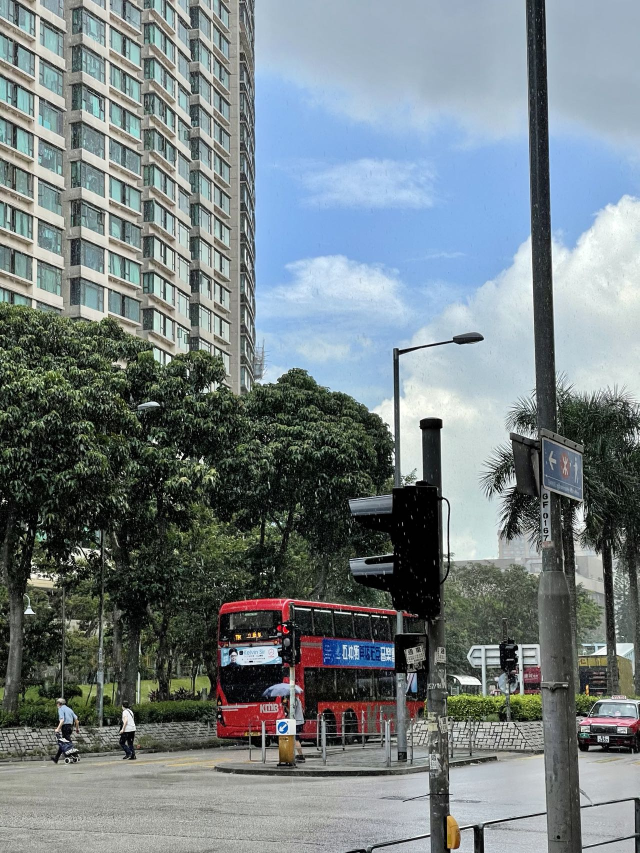
#> input picture 1.FilterBasicsAndEdgeDetection/data/rain.jpeg, 1279 x 1706 px (shown at 1/2 size)
$ python filter.py
#> lines starting #> are read from the running program, lines starting #| are printed output that depends on the picture
from PIL import Image  # pillow package
import numpy as np
from scipy import ndimage
import os


def read_img_as_array(file):
    '''read image and convert it to numpy array with dtype np.float64'''
#> called with file = '../data/rain.jpeg'
    img = Image.open(file)
#> img is the input picture: PIL image 1279x1706 RGB; mean R, G, B 116.8, 127.6, 130.6
    arr = np.asarray(img, dtype=np.float64)
    return arr


def save_array_as_img(arr, file):
    min, max = arr.min(), arr.max()
    if min < 0 or max > 255:  # make sure arr falls in [0,255]
        arr = (arr - min) / (max - min) * 255

    arr = arr.astype(np.uint8)
    img = Image.fromarray(arr)
    img.save(file)


def show_array_as_img(arr, rescale='minmax'):
    # make sure arr falls in [0,255]
    min, max = arr.min(), arr.max()
    if min < 0 or max > 255:
        arr = (arr - min) / (max - min) * 255

    arr = arr.astype(np.uint8)
    img = Image.fromarray(arr)
    img.show()


def rgb2gray(arr):
    R = arr[:, :, 0]  # red channel
    G = arr[:, :, 1]  # green channel
    B = arr[:, :, 2]  # blue channel
    gray = 0.2989 * R + 0.5870 * G + 0.1140 * B
    return gray


#########################################
## Please complete following functions ##
#########################################
def sharpen(img, sigma, alpha):
    '''Sharpen the image. 'sigma' is the standard deviation of Gaussian filter. 'alpha' controls how much details to add.'''
#> called with sigma = 1, alpha = 2
    # TODO: Please complete this function.
    # your code here
    arr = np.copy(img)
    r, g, b = arr[:, :, 0], arr[:, :, 1], arr[:, :, 2]
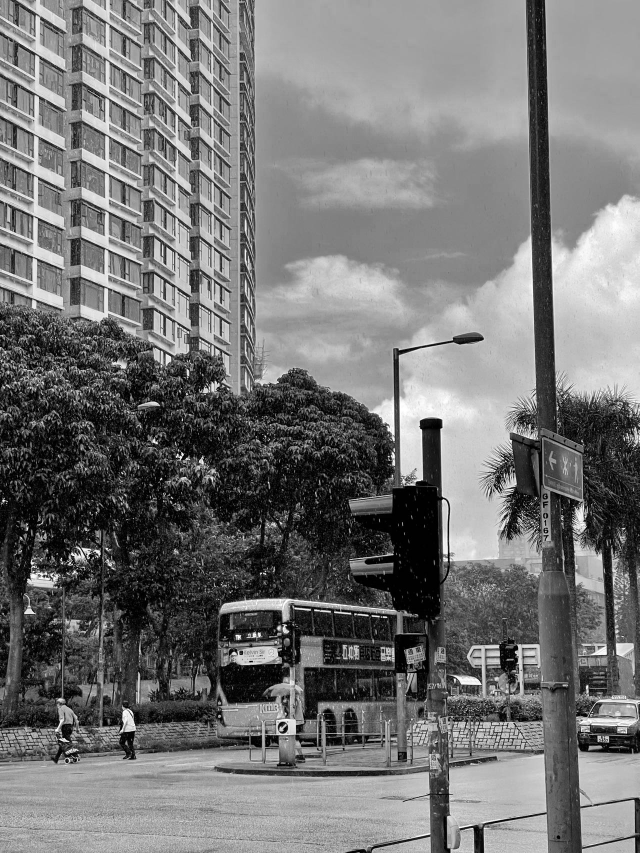
#> r: shape (1706, 1279) float64 (shown at 1/2 size); min 0, max 255, mean 116.8
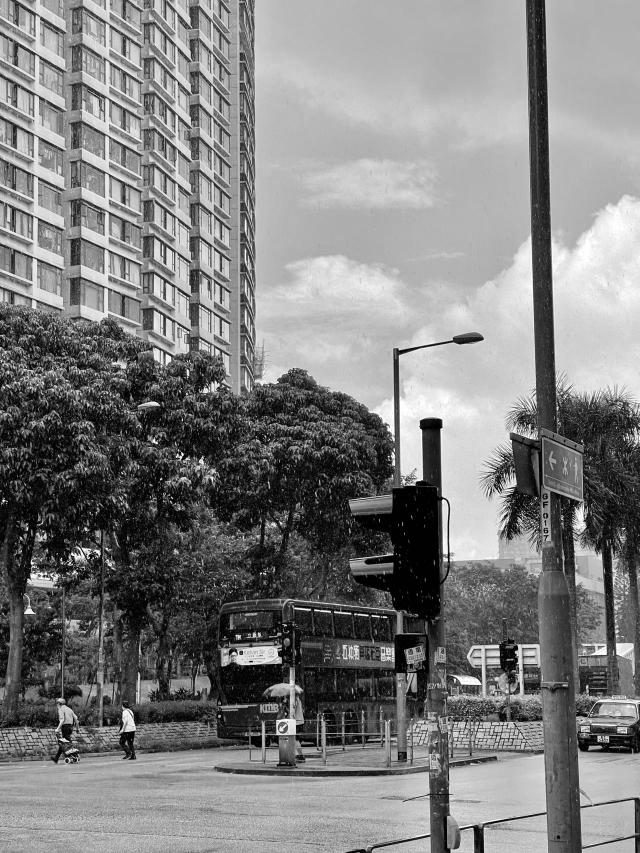
#> g: shape (1706, 1279) float64 (shown at 1/2 size); min 0, max 255, mean 127.6
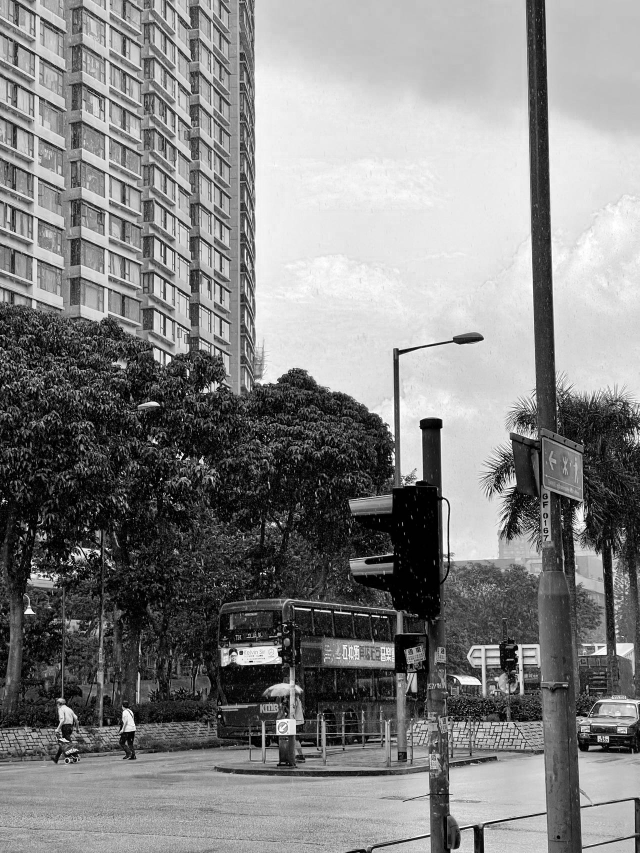
#> b: shape (1706, 1279) float64 (shown at 1/2 size); min 0, max 255, mean 130.6
    detail_r = r - ndimage.gaussian_filter(r, sigma)
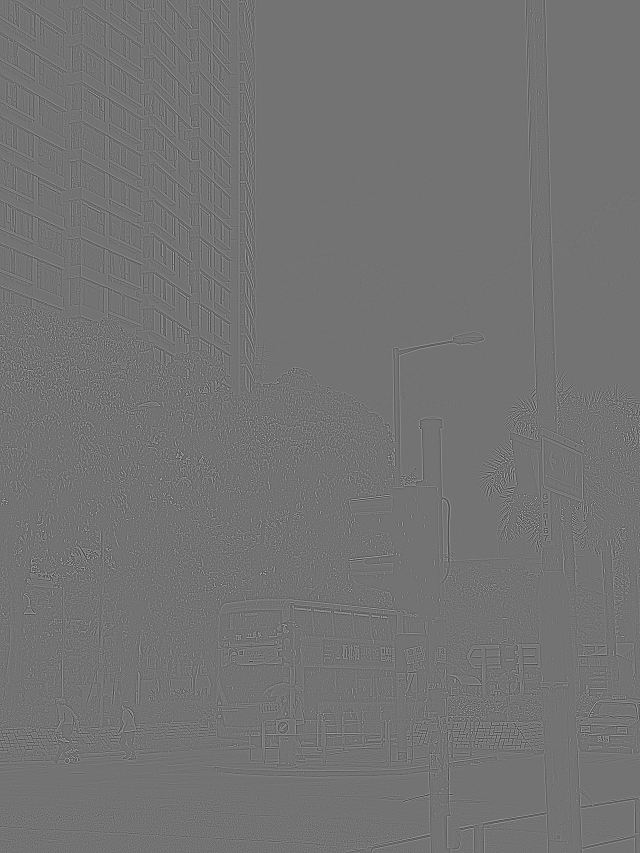
#> detail_r: shape (1706, 1279) float64 (shown at 1/2 size); min -123.2, max 149.2, mean 0; drawn with min black and max white
    detail_g = g - ndimage.gaussian_filter(g, sigma)
    detail_b = b - ndimage.gaussian_filter(b, sigma)
    arr[:, :, 0] = np.clip(img[:, :, 0] + alpha * detail_r, 0, 255).astype(np.uint8)
    arr[:, :, 1] = np.clip(img[:, :, 1] + alpha * detail_g, 0, 255).astype(np.uint8)
    arr[:, :, 2] = np.clip(img[:, :, 2] + alpha * detail_b, 0, 255).astype(np.uint8)

    return arr


def median_filter(img, s):
    '''Perform median filter of size s x s to image 'arr', and return the filtered image.'''
    # TODO: Please complete this function.
    # your code here
    r = img[:, :, 0]
    g = img[:, :, 1]
    b = img[:, :, 2]
    out_img = np.zeros(img.shape)
    for x in range(img.shape[0]):
        for y in range(img.shape[1]):
            kernel_r = r[x:x + s, y:y + s]
            kernel_g = g[x:x + s, y:y + s]
            kernel_b = b[x:x + s, y:y + s]
            k_med_r = np.median(kernel_r)
            k_med_g = np.median(kernel_g)
            k_med_b = np.median(kernel_b)
            out_img[x][y][0] = k_med_r
            out_img[x][y][1] = k_med_g
            out_img[x][y][2] = k_med_b
            print("done for pixel:", x, y)
    arr = out_img

    return arr


if __name__ == '__main__':
    input_path = '../data/rain.jpeg'
    save_path = '../data/'
    img = read_img_as_array(input_path)
    # show_array_as_img(img)
    # TODO: finish assignment Part I.\

    ######### Sharpenning #########
    str_save = "../data/1.1_sharpened.jpg"
    sharpen_img = sharpen(img, 1, 2)
    show_array_as_img(sharpen_img)
#> in show_array_as_img, `min, max = arr.min(), arr.max()`: min = 0; max = 255
    save_array_as_img(sharpen_img, str_save)
#> in save_array_as_img, `min, max = arr.min(), arr.max()`: min = 0; max = 255
    # [9 lines of commented-out code are left out]

$ run again, with 1.FilterBasicsAndEdgeDetection/data/road.jpeg copied over 1.FilterBasicsAndEdgeDetection/data/rain.jpeg
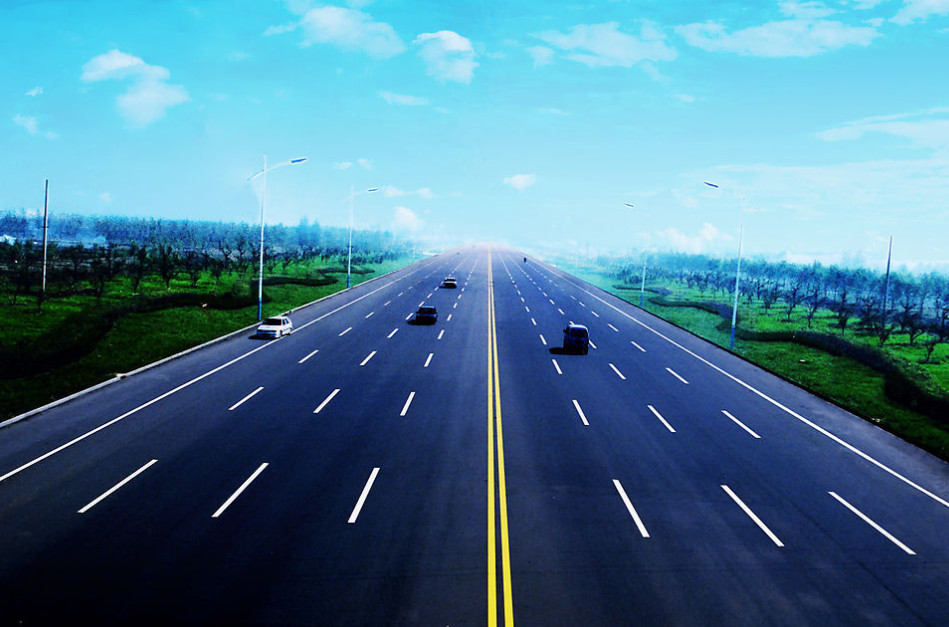
#> input picture 1.FilterBasicsAndEdgeDetection/data/road.jpeg, 949 x 627 px
#> in read_img_as_array, img is the input picture: PIL image 949x627 RGB; mean R, G, B 75.7, 122.5, 148
#> in sharpen, `r, g, b = arr[:, :, 0], arr[:, :, 1], arr[:, :, 2]`:
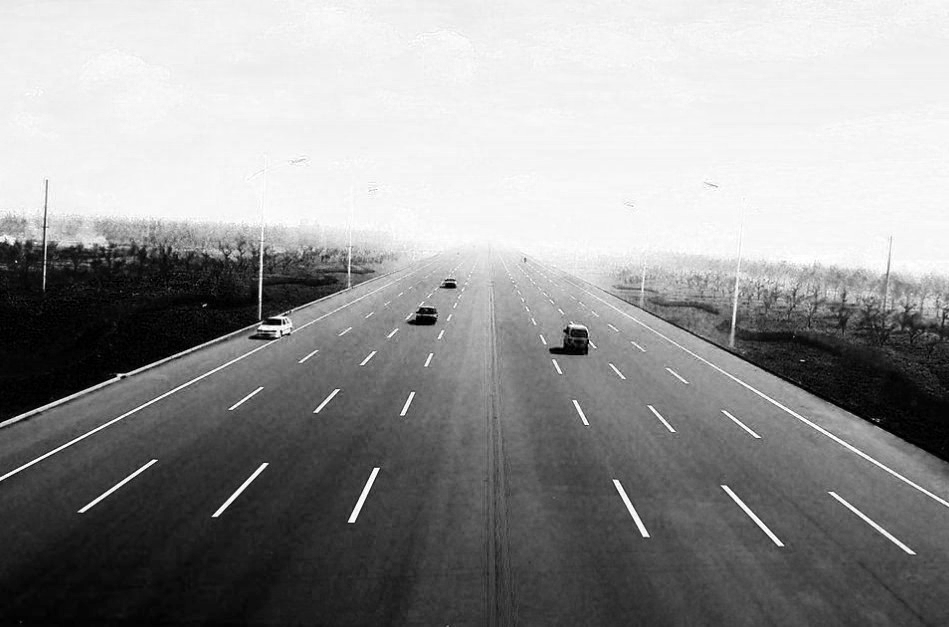
#> b: shape (627, 949) float64; min 0, max 255, mean 148
#> in sharpen, `detail_r = r - ndimage.gaussian_filter(r, sigma)`:
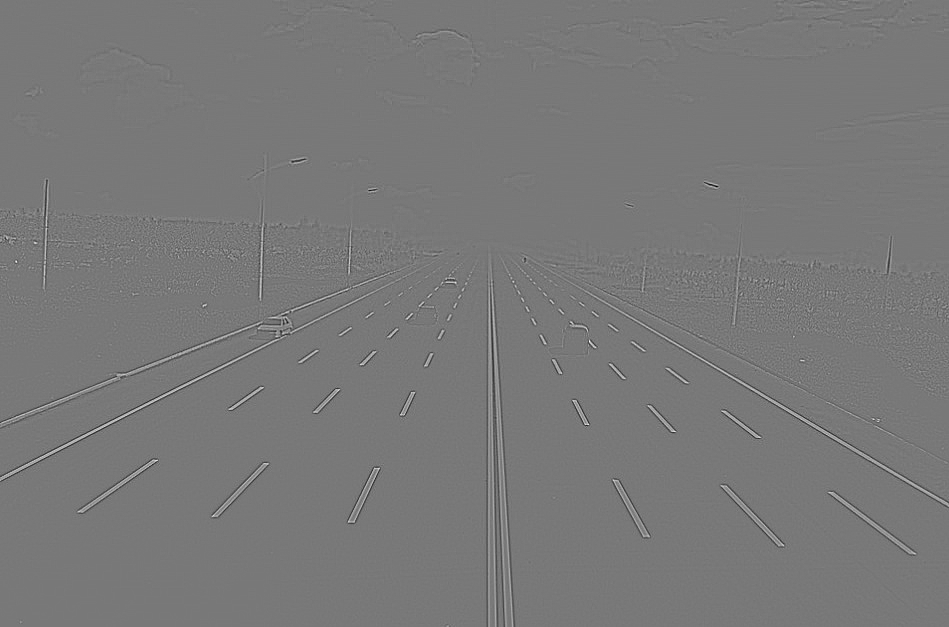
#> detail_r: shape (627, 949) float64; min -115.4, max 128, mean 0; drawn with min black and max white
#> in show_array_as_img, `min, max = arr.min(), arr.max()`: min = 0; max = 255
#> in save_array_as_img, `min, max = arr.min(), arr.max()`: min = 0; max = 255
